Frame 1 (no input): blank canvas, image omitted
Frame 60 (no input): blank canvas, image omitted
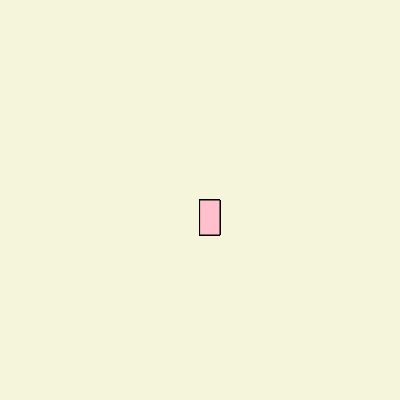
Frame 120 (the mouse pressed at the canvas centre since frame 60)

The p5.js sketch whose frames 1 and 60 were blank and that drew this single picture after the mouse press (run headless with seeded random() and noise() and a simulated clock; from frame 60 on, the mouse is pressed at the canvas centre):

// p5.js sketch
// ── sketch.js
function setup() {
    createCanvas(400, 400);
    background("beige")
  }
  
  function draw() {
    stroke("black");
    fill("pink");
    
    
    if (mouseIsPressed) {
      rect(mouseX, mouseY, 20, 35);
    }
  }
  
